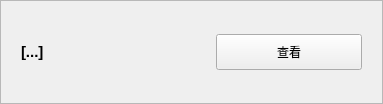
<?xml version="1.0" encoding="UTF-8"?>
<ui version="4.0">
 <class>DrugCard</class>
 <widget class="QWidget" name="DrugCard">
  <property name="geometry">
   <rect>
    <x>0</x>
    <y>0</y>
    <width>383</width>
    <height>104</height>
   </rect>
  </property>
  <property name="sizePolicy">
   <sizepolicy hsizetype="Preferred" vsizetype="Preferred">
    <horstretch>0</horstretch>
    <verstretch>0</verstretch>
   </sizepolicy>
  </property>
  <property name="windowTitle">
   <string>Form</string>
  </property>
  <layout class="QVBoxLayout" name="verticalLayout">
   <property name="spacing">
    <number>0</number>
   </property>
   <property name="leftMargin">
    <number>0</number>
   </property>
   <property name="topMargin">
    <number>0</number>
   </property>
   <property name="rightMargin">
    <number>0</number>
   </property>
   <property name="bottomMargin">
    <number>0</number>
   </property>
   <item>
    <widget class="QFrame" name="CardFrame">
     <property name="sizePolicy">
      <sizepolicy hsizetype="Preferred" vsizetype="Preferred">
       <horstretch>0</horstretch>
       <verstretch>0</verstretch>
      </sizepolicy>
     </property>
     <property name="styleSheet">
      <string notr="true"/>
     </property>
     <property name="frameShape">
      <enum>QFrame::StyledPanel</enum>
     </property>
     <property name="frameShadow">
      <enum>QFrame::Raised</enum>
     </property>
     <property name="class" stdset="0">
      <string>cardFrame</string>
     </property>
     <layout class="QVBoxLayout" name="verticalLayout_2">
      <property name="spacing">
       <number>20</number>
      </property>
      <property name="leftMargin">
       <number>20</number>
      </property>
      <property name="topMargin">
       <number>10</number>
      </property>
      <property name="rightMargin">
       <number>20</number>
      </property>
      <property name="bottomMargin">
       <number>10</number>
      </property>
      <item>
       <layout class="QHBoxLayout" name="horizontalLayout">
        <item>
         <widget class="QLabel" name="detailInput">
          <property name="font">
           <font>
            <pointsize>11</pointsize>
            <weight>75</weight>
            <bold>true</bold>
           </font>
          </property>
          <property name="text">
           <string>[...]</string>
          </property>
         </widget>
        </item>
        <item>
         <spacer name="horizontalSpacer_2">
          <property name="orientation">
           <enum>Qt::Horizontal</enum>
          </property>
          <property name="sizeHint" stdset="0">
           <size>
            <width>40</width>
            <height>20</height>
           </size>
          </property>
         </spacer>
        </item>
        <item>
         <widget class="QPushButton" name="DetailBtn">
          <property name="styleSheet">
           <string notr="true">padding: 8px 60px;</string>
          </property>
          <property name="text">
           <string>查看</string>
          </property>
         </widget>
        </item>
       </layout>
      </item>
     </layout>
    </widget>
   </item>
  </layout>
 </widget>
 <resources/>
 <connections/>
</ui>
